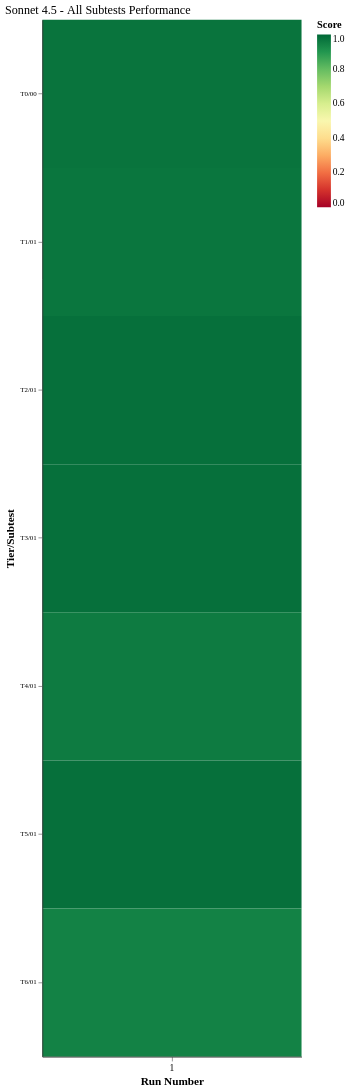

Express this chart as Vega-Lite.
### Vega-Lite specification from a JSON file in a GitHub repository (floating-point values rounded to 4 significant figures)
{"config": {"font": "serif", "axis": {"labelFontSize": 11, "titleFontSize": 13, "gridColor": "#e0e0e0", "domainColor": "#333333"}, "legend": {"labelFontSize": 11, "titleFontSize": 12}, "title": {"fontSize": 14, "anchor": "start", "fontWeight": "normal"}, "view": {"stroke": null, "continuousWidth": 400, "continuousHeight": 300}, "mark": {"tooltip": true}}, "hconcat": [{"mark": {"type": "rect"}, "encoding": {"color": {"field": "score", "scale": {"domain": [0, 1], "scheme": "redyellowgreen"}, "title": "Score", "type": "quantitative"}, "tooltip": [{"field": "tier", "title": "Tier", "type": "ordinal"}, {"field": "subtest", "title": "Subtest", "type": "ordinal"}, {"field": "run_number", "title": "Run", "type": "ordinal"}, {"field": "score", "format": ".3f", "title": "Score", "type": "quantitative"}], "x": {"axis": {"labelAngle": 0}, "field": "run_number", "title": "Run Number", "type": "ordinal"}, "y": {"axis": {"labelFontSize": 8}, "field": "subtest_label", "sort": ["T0/00", "T1/01", "T2/01", "T3/01", "T4/01", "T5/01", "T6/01"], "title": "Tier/Subtest", "type": "nominal"}}, "height": 1200, "title": "Sonnet 4.5 - All Subtests Performance", "width": 300}], "data": {"name": "data-f2c3cb94b34418bd2176ef3c8ce3b9c9"}, "resolve": {"scale": {"color": "shared"}}, "$schema": "https://vega.github.io/schema/vega-lite/v6.1.0.json", "datasets": {"data-f2c3cb94b34418bd2176ef3c8ce3b9c9": [{"agent_model": "Sonnet 4.5", "tier": "T0", "subtest": "00", "run_number": 1, "score": 0.9733, "subtest_label": "T0/00", "tier_sort": 0, "subtest_num": 0}, {"agent_model": "Sonnet 4.5", "tier": "T1", "subtest": "01", "run_number": 1, "score": 0.97, "subtest_label": "T1/01", "tier_sort": 1, "subtest_num": 1}, {"agent_model": "Sonnet 4.5", "tier": "T2", "subtest": "01", "run_number": 1, "score": 0.9833, "subtest_label": "T2/01", "tier_sort": 2, "subtest_num": 1}, {"agent_model": "Sonnet 4.5", "tier": "T3", "subtest": "01", "run_number": 1, "score": 0.9833, "subtest_label": "T3/01", "tier_sort": 3, "subtest_num": 1}, {"agent_model": "Sonnet 4.5", "tier": "T4", "subtest": "01", "run_number": 1, "score": 0.9595, "subtest_label": "T4/01", "tier_sort": 4, "subtest_num": 1}, {"agent_model": "Sonnet 4.5", "tier": "T5", "subtest": "01", "run_number": 1, "score": 0.9833, "subtest_label": "T5/01", "tier_sort": 5, "subtest_num": 1}, {"agent_model": "Sonnet 4.5", "tier": "T6", "subtest": "01", "run_number": 1, "score": 0.9433, "subtest_label": "T6/01", "tier_sort": 6, "subtest_num": 1}]}}
